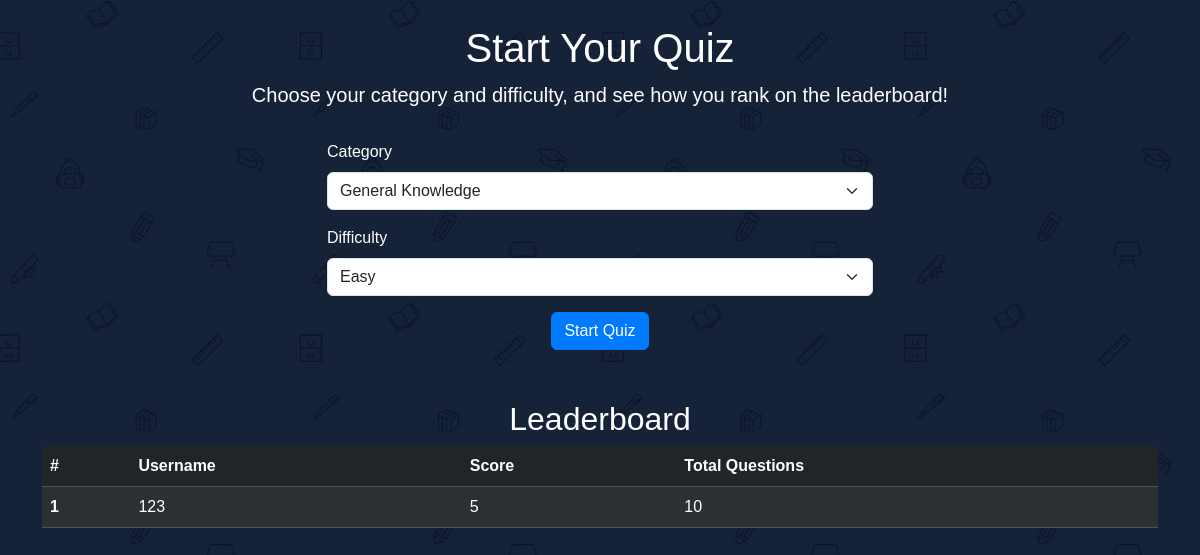
The app's page /dashboard (signed in), older data.
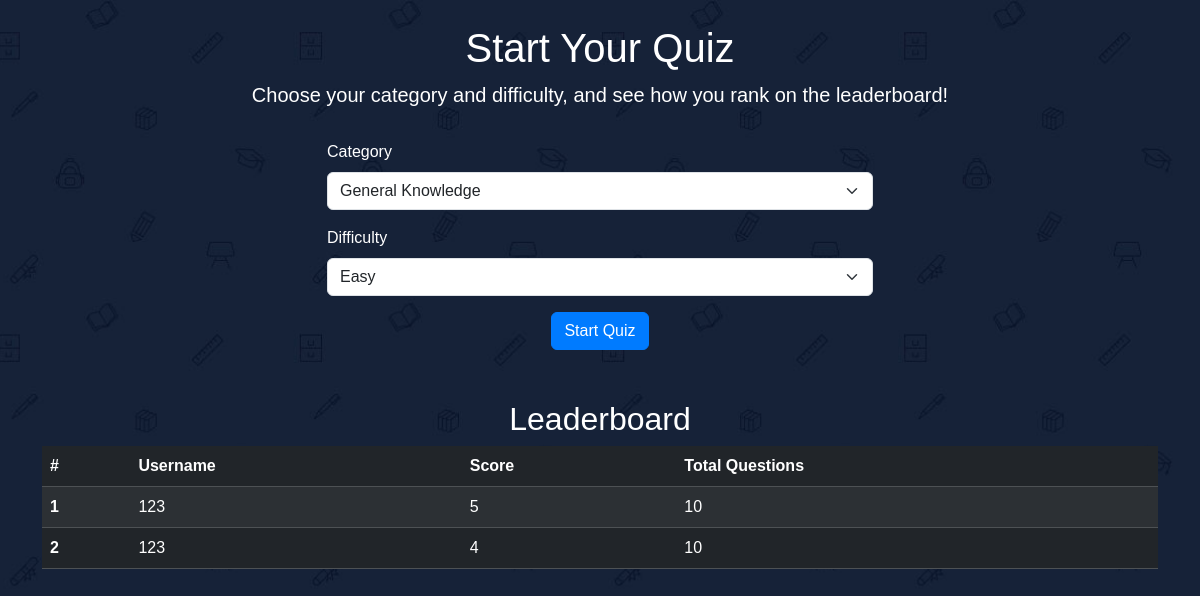
The same page, newer data.
### app.py (models this page shows)
class Score(db.Model):
    id = db.Column(db.Integer, primary_key=True)
    user_id = db.Column(db.Integer, db.ForeignKey('user.id'), nullable=False)
    score = db.Column(db.Integer, nullable=False)
    total_questions = db.Column(db.Integer, nullable=False)
    date = db.Column(db.DateTime, default=db.func.current_timestamp())

class User(db.Model, UserMixin):
    id = db.Column(db.Integer, primary_key=True)
    username = db.Column(db.String(50), unique=True, nullable=False)
    password = db.Column(db.String(255), nullable=False)
    scores = db.relationship('Score', backref='user', lazy=True)

### app.py (the view, shortened to what this page needs)
@app.route('/dashboard', methods=['GET', 'POST'])
@login_required
def dashboard():
    categories = [
        {"id": 9, "name": "General Knowledge"},
        {"id": 10, "name": "Entertainment: Books"},
        {"id": 11, "name": "Entertainment: Film"},
        {"id": 12, "name": "Entertainment: Music"},
        {"id": 17, "name": "Science & Nature"},
        {"id": 18, "name": "Science: Computers"},
        {"id": 21, "name": "Sports"},
        {"id": 23, "name": "History"},
    ]
    difficulties = ["easy", "medium", "hard"]
    leaderboard = (
        db.session.query(User.username, Score.score, Score.total_questions, Score.date)
        .join(Score)
        .order_by(Score.score.desc(), Score.date.asc())
        .limit(10)
        .all()
    )
    return render_template('dashboard.html', categories=categories, difficulties=difficulties, leaderboard=leaderboard, enumerate=enumerate)

### app.py (called while the page is built)
@login_manager.user_loader
def load_user(user_id):
    return User.query.get(int(user_id))

### templates/dashboard.html (shortened to what this page needs)
<!DOCTYPE html>
<html lang="en">
<head>
    <link href="https://cdn.jsdelivr.net/npm/bootstrap@5.3.2/dist/css/bootstrap.min.css" rel="stylesheet">
</head>
<body>
    <div class="container">
        <div class="text-center mt-4">
            <h1>Start Your Quiz</h1>
            <p class="lead">Choose your category and difficulty, and see how you rank on the leaderboard!</p>
        </div>
        <div class="row justify-content-center form-container">
            <div class="col-md-6">
                <form method="POST" action="{{ url_for('quiz') }}">
                    <div class="mb-3">
                        <label for="category" class="form-label">Category</label>
                        <select class="form-select" id="category" name="category" required>
                            <option value="9">General Knowledge</option>
                        </select>
                    </div>
                    <div class="mb-3">
                        <label for="difficulty" class="form-label">Difficulty</label>
                        <select class="form-select" id="difficulty" name="difficulty" required>
                            <option value="easy">Easy</option>
                        </select>
                    </div>
                    <div class="text-center">
                        <button type="submit" class="btn btn-primary">Start Quiz</button>
                    </div>
                </form>
            </div>
        </div>
        <div class="table-container">
            <h2 class="text-center">Leaderboard</h2>
            <table class="table table-dark table-striped table-hover">
                <thead>
                    <tr>
                        <th scope="col">#</th>
                        <th scope="col">Username</th>
                        <th scope="col">Score</th>
                        <th scope="col">Total Questions</th>
                    </tr>
                </thead>
                <tbody>
                    {% for rank, entry in enumerate(leaderboard, start=1) %}
                    <tr>
                        <th scope="row">{{ rank }}</th>
                        <td>{{ entry.username }}</td>
                        <td>{{ entry.score }}</td>
                        <td>{{ entry.total_questions }}</td>
                    </tr>
                    {% endfor %}
                </tbody>
            </table>
        </div>
    </div>
</body>
</html>

Row changes from the older to the newer data that the page shows:
added Score: id "2", username "123", score "4", total_questions "10"
